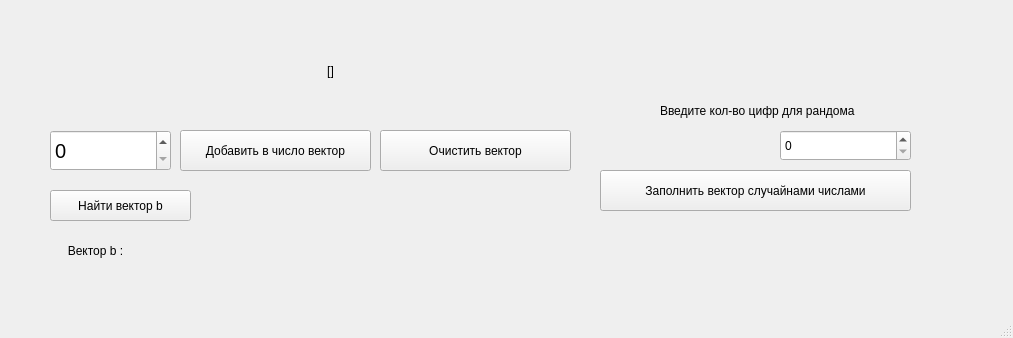
<?xml version="1.0" encoding="UTF-8"?>
<ui version="4.0">
 <class>MainWindow</class>
 <widget class="QMainWindow" name="MainWindow">
  <property name="geometry">
   <rect>
    <x>0</x>
    <y>0</y>
    <width>1013</width>
    <height>338</height>
   </rect>
  </property>
  <property name="windowTitle">
   <string>MainWindow</string>
  </property>
  <widget class="QWidget" name="centralwidget">
   <widget class="QSpinBox" name="spinBox">
    <property name="geometry">
     <rect>
      <x>50</x>
      <y>130</y>
      <width>121</width>
      <height>41</height>
     </rect>
    </property>
    <property name="font">
     <font>
      <pointsize>15</pointsize>
     </font>
    </property>
    <property name="maximum">
     <number>100</number>
    </property>
   </widget>
   <widget class="QPushButton" name="pushButton">
    <property name="geometry">
     <rect>
      <x>180</x>
      <y>130</y>
      <width>191</width>
      <height>41</height>
     </rect>
    </property>
    <property name="text">
     <string>Добавить в число вектор</string>
    </property>
   </widget>
   <widget class="QPushButton" name="pushButton_2">
    <property name="geometry">
     <rect>
      <x>50</x>
      <y>190</y>
      <width>141</width>
      <height>31</height>
     </rect>
    </property>
    <property name="text">
     <string>Найти вектор b</string>
    </property>
   </widget>
   <widget class="QLabel" name="label">
    <property name="geometry">
     <rect>
      <x>10</x>
      <y>30</y>
      <width>641</width>
      <height>81</height>
     </rect>
    </property>
    <property name="text">
     <string>[]</string>
    </property>
    <property name="alignment">
     <set>Qt::AlignCenter</set>
    </property>
    <property name="wordWrap">
     <bool>true</bool>
    </property>
   </widget>
   <widget class="QLabel" name="label_2">
    <property name="geometry">
     <rect>
      <x>50</x>
      <y>230</y>
      <width>91</width>
      <height>41</height>
     </rect>
    </property>
    <property name="text">
     <string>Вектор b :</string>
    </property>
    <property name="alignment">
     <set>Qt::AlignCenter</set>
    </property>
    <property name="wordWrap">
     <bool>true</bool>
    </property>
   </widget>
   <widget class="QPushButton" name="pushButton_3">
    <property name="geometry">
     <rect>
      <x>380</x>
      <y>130</y>
      <width>191</width>
      <height>41</height>
     </rect>
    </property>
    <property name="text">
     <string>Очистить вектор</string>
    </property>
   </widget>
   <widget class="QLabel" name="label_3">
    <property name="geometry">
     <rect>
      <x>150</x>
      <y>240</y>
      <width>351</width>
      <height>21</height>
     </rect>
    </property>
    <property name="text">
     <string/>
    </property>
   </widget>
   <widget class="QPushButton" name="pushButton_4">
    <property name="geometry">
     <rect>
      <x>600</x>
      <y>170</y>
      <width>311</width>
      <height>41</height>
     </rect>
    </property>
    <property name="text">
     <string>Заполнить вектор случайнами числами</string>
    </property>
   </widget>
   <widget class="QSpinBox" name="spinBox_2">
    <property name="geometry">
     <rect>
      <x>780</x>
      <y>130</y>
      <width>131</width>
      <height>31</height>
     </rect>
    </property>
   </widget>
   <widget class="QLabel" name="label_4">
    <property name="geometry">
     <rect>
      <x>660</x>
      <y>100</y>
      <width>251</width>
      <height>21</height>
     </rect>
    </property>
    <property name="text">
     <string>Введите кол-во цифр для рандома</string>
    </property>
   </widget>
  </widget>
  <widget class="QMenuBar" name="menubar">
   <property name="geometry">
    <rect>
     <x>0</x>
     <y>0</y>
     <width>1013</width>
     <height>22</height>
    </rect>
   </property>
  </widget>
  <widget class="QStatusBar" name="statusbar"/>
 </widget>
 <resources/>
 <connections/>
</ui>
